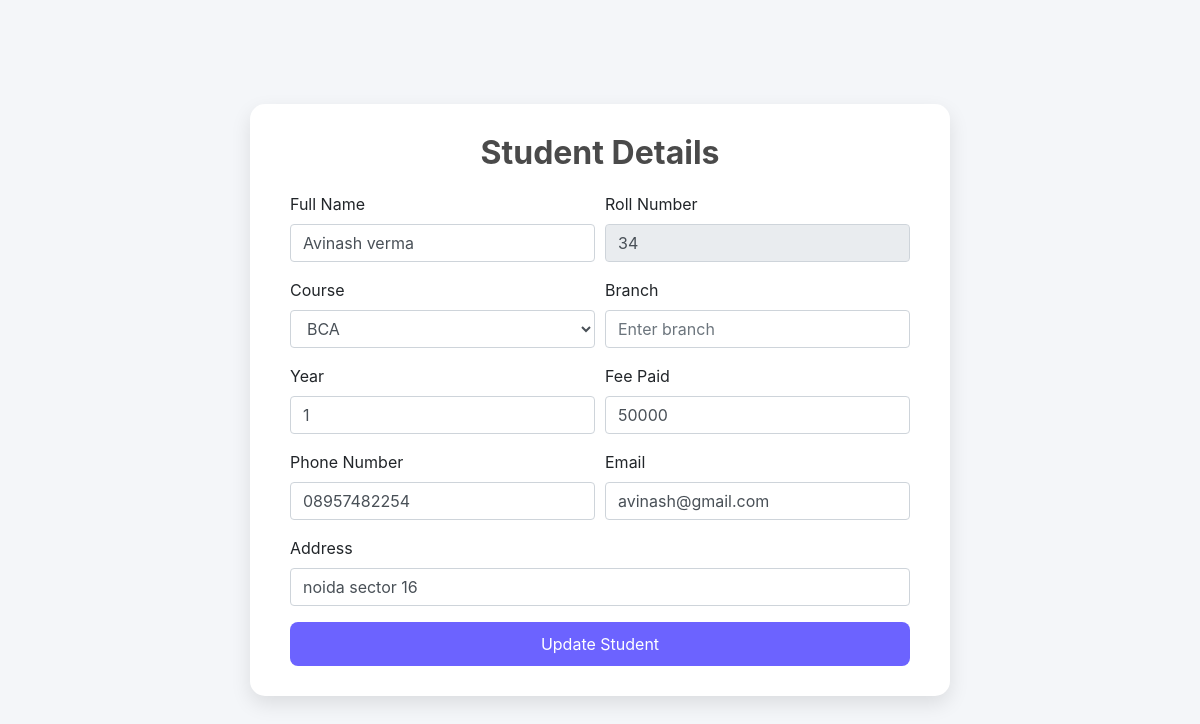
Page /student/edit/34 on the earlier database version.
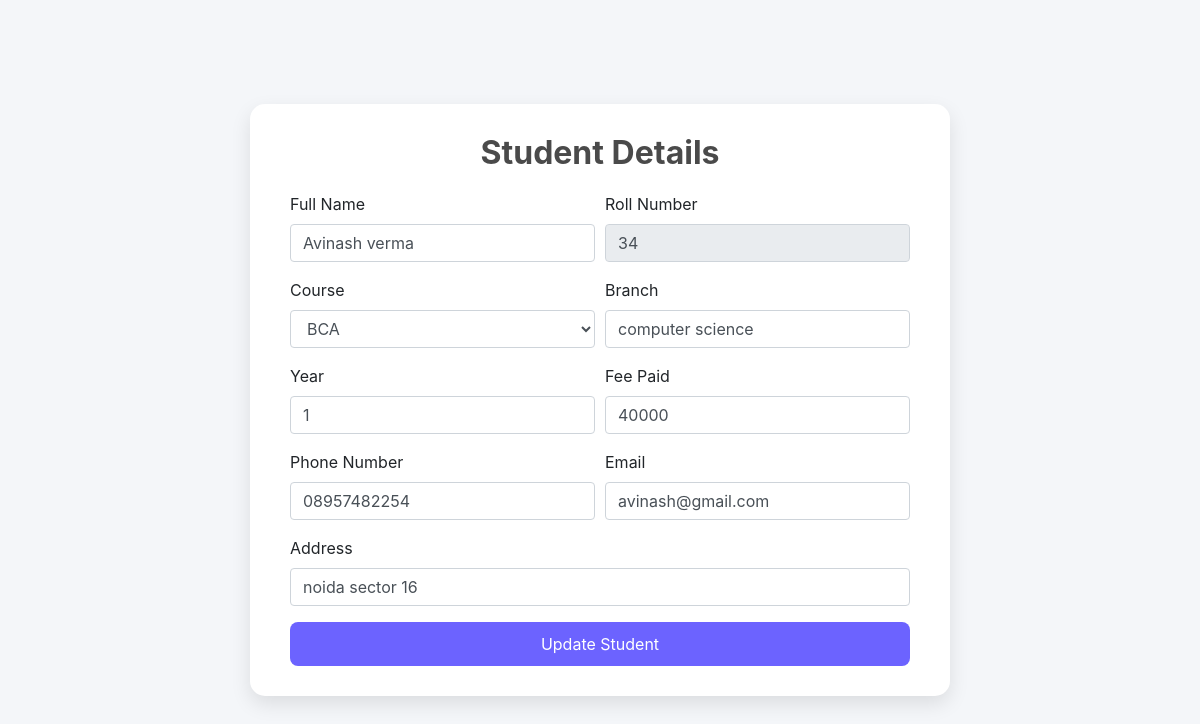
Same page on the later database version.
### student/models.py (models this page shows, shortened)
class students_records(models.Model):
    stu_id = models.IntegerField(primary_key=True)
    name = models.CharField(max_length=50, blank=True)
    course = models.CharField(max_length=10, blank=True)
    branch = models.CharField(max_length=20, blank=True)  # Add this
    year = models.IntegerField(default=1)                 # Add this
    address = models.CharField(max_length=100, blank=True)
    contact = models.CharField(max_length=15, blank=True)
    email = models.EmailField(max_length=255, blank=True)
    fee_status = models.CharField(max_length=10, default='Paid')  # Paid / Pending / Overdue
    fee_paid=models.IntegerField(null=False,blank=True,default=0)
    fee_total=models.IntegerField(default=80000)
    pending_fee=models.IntegerField(default=0)

### student/views.py (the view, shortened to what this page needs)
# urls.py: path("student/edit/<str:student_id>", student_views.edit_student, name="edit_student"),
def edit_student(request, student_id):
    student = get_object_or_404(students_records, stu_id=student_id)
    return render(request, 'add_student.html', {
        'title': 'Edit Student',
        'button_text': 'Update Student',
        'student': student
    })

### templates/add_student.html (shortened to what this page needs)
<!DOCTYPE html>
<html lang="en">
<head>
    <link rel="stylesheet" href="https://stackpath.bootstrapcdn.com/bootstrap/4.5.2/css/bootstrap.min.css">
</head>
<body>
<div class="form-container">
    <h2>Student Details</h2>
    <form method="post">
        <div class="form-row">
            <div class="form-group col-md-6">
                <label for="fullname">Full Name</label>
                <input type="text" id="fullname" class="form-control" placeholder="Enter full name" value="{{ student.name|default:'' }}" required name="fullname">
            </div>
            <div class="form-group col-md-6">
                <label for="rollno">Roll Number</label>
                <input type="text" id="rollno" class="form-control" placeholder="Enter roll number" value="{{ student.stu_id|default:'' }}" {% if student %}readonly{% endif %} required name="rollno">
            </div>
        </div>
        <div class="form-row">
            <div class="form-group col-md-6">
                <label for="course">Course</label>
                <select id="course" class="form-control" required name="course">
                    <option value="BCA" {% if student.course == 'BCA' %}selected{% endif %}>BCA</option>
                </select>
            </div>
            <div class="form-group col-md-6">
                <label for="branch">Branch</label>
                <input type="text" id="branch" class="form-control" placeholder="Enter branch" value="{{ student.branch|default:'' }}" name="branch">
            </div>
        </div>
        <div class="form-row">
            <div class="form-group col-md-6">
                <label for="year">Year</label>
                <input type="number" id="year" class="form-control" placeholder="Enter year" value="{{ student.year|default:'1' }}" name="year" min="1" max="5">
            </div>
            <div class="form-group col-md-6">
                <label for="fee_paid">Fee Paid</label>
                <input type="number" id="fee_paid" class="form-control" placeholder="Enter paid fee" value="{{ student.fee_paid|default:'0' }}" required name="fee_paid" min="0" step="1">
            </div>
        </div>
        <div class="form-row">
            <div class="form-group col-md-6">
                <label for="phone">Phone Number</label>
                <input type="tel" id="phone" class="form-control" placeholder="Enter phone number" value="{{ student.contact|default:'' }}" name="phone" required>
            </div>
            <div class="form-group col-md-6">
                <label for="email">Email</label>
                <input type="email" id="email" class="form-control" placeholder="Enter email address" value="{{ student.email|default:'' }}" name="email" required>
            </div>
        </div>
        <div class="form-group">
            <label for="address">Address</label>
            <input type="text" id="address" class="form-control" placeholder="Enter address" value="{{ student.address|default:'' }}" name="address" required>
        </div>
        <button type="submit" class="btn btn-primary">{{ button_text|default:'Save' }}</button>
    </form>
</div>
</body>
</html>

Differences in the rows shown:
changed students_records "Avinash verma": branch (not shown) → "computer science"; fee_paid "50000" → "40000"
